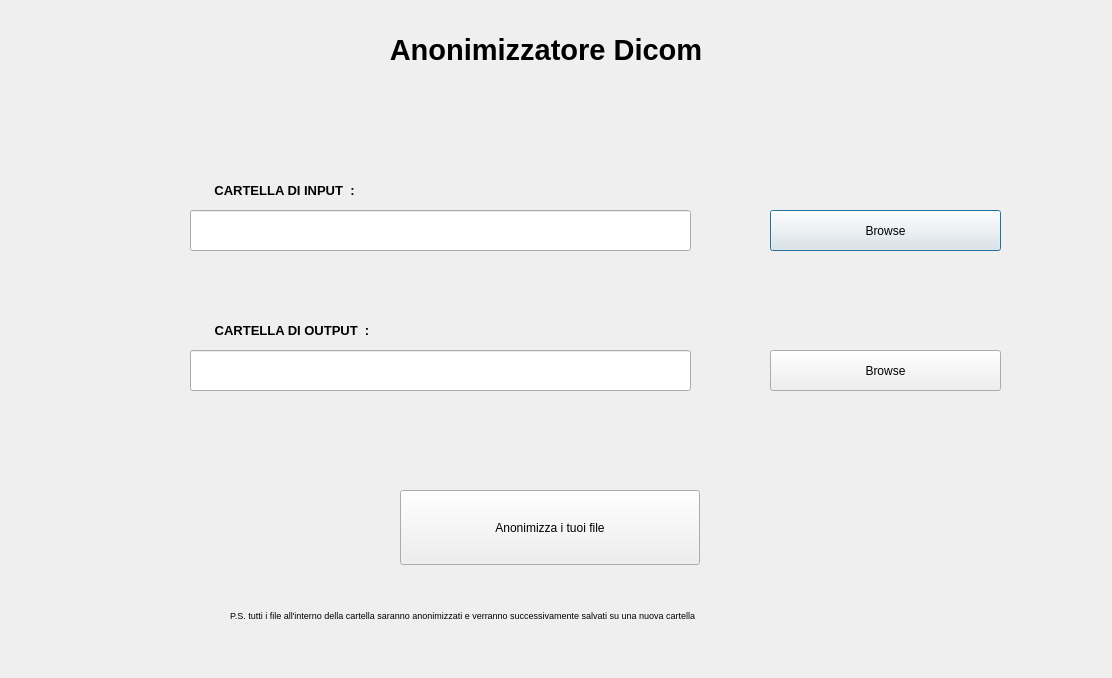
<?xml version="1.0" encoding="UTF-8"?>
<ui version="4.0">
 <class>Dialog</class>
 <widget class="QDialog" name="Dialog">
  <property name="geometry">
   <rect>
    <x>0</x>
    <y>0</y>
    <width>1112</width>
    <height>678</height>
   </rect>
  </property>
  <property name="windowTitle">
   <string>Dialog</string>
  </property>
  <widget class="QLineEdit" name="filename">
   <property name="geometry">
    <rect>
     <x>190</x>
     <y>210</y>
     <width>501</width>
     <height>41</height>
    </rect>
   </property>
  </widget>
  <widget class="QPushButton" name="browse">
   <property name="geometry">
    <rect>
     <x>770</x>
     <y>210</y>
     <width>231</width>
     <height>41</height>
    </rect>
   </property>
   <property name="text">
    <string>Browse</string>
   </property>
  </widget>
  <widget class="QLineEdit" name="filename_2">
   <property name="geometry">
    <rect>
     <x>190</x>
     <y>350</y>
     <width>501</width>
     <height>41</height>
    </rect>
   </property>
  </widget>
  <widget class="QPushButton" name="browse_2">
   <property name="geometry">
    <rect>
     <x>770</x>
     <y>350</y>
     <width>231</width>
     <height>41</height>
    </rect>
   </property>
   <property name="text">
    <string>Browse</string>
   </property>
  </widget>
  <widget class="QLabel" name="label">
   <property name="geometry">
    <rect>
     <x>300</x>
     <y>20</y>
     <width>500</width>
     <height>60</height>
    </rect>
   </property>
   <property name="font">
    <font>
     <pointsize>22</pointsize>
     <weight>75</weight>
     <bold>true</bold>
    </font>
   </property>
   <property name="text">
    <string>Anonimizzatore Dicom </string>
   </property>
   <property name="alignment">
    <set>Qt::AlignCenter</set>
   </property>
  </widget>
  <widget class="QPushButton" name="button_1">
   <property name="geometry">
    <rect>
     <x>400</x>
     <y>490</y>
     <width>300</width>
     <height>75</height>
    </rect>
   </property>
   <property name="text">
    <string>Anonimizza i tuoi file</string>
   </property>
  </widget>
  <widget class="QLabel" name="label_2">
   <property name="geometry">
    <rect>
     <x>230</x>
     <y>570</y>
     <width>631</width>
     <height>91</height>
    </rect>
   </property>
   <property name="font">
    <font>
     <pointsize>7</pointsize>
     <weight>50</weight>
     <bold>false</bold>
    </font>
   </property>
   <property name="text">
    <string>P.S. tutti i file all'interno della cartella saranno anonimizzati e verranno successivamente salvati su una nuova cartella  </string>
   </property>
  </widget>
  <widget class="QLabel" name="label_3">
   <property name="geometry">
    <rect>
     <x>190</x>
     <y>180</y>
     <width>189</width>
     <height>21</height>
    </rect>
   </property>
   <property name="font">
    <font>
     <pointsize>10</pointsize>
     <weight>75</weight>
     <bold>true</bold>
    </font>
   </property>
   <property name="text">
    <string>CARTELLA DI INPUT  :</string>
   </property>
   <property name="alignment">
    <set>Qt::AlignCenter</set>
   </property>
  </widget>
  <widget class="QLabel" name="label_5">
   <property name="geometry">
    <rect>
     <x>190</x>
     <y>320</y>
     <width>204</width>
     <height>21</height>
    </rect>
   </property>
   <property name="font">
    <font>
     <pointsize>10</pointsize>
     <weight>75</weight>
     <bold>true</bold>
    </font>
   </property>
   <property name="text">
    <string>CARTELLA DI OUTPUT  :</string>
   </property>
   <property name="alignment">
    <set>Qt::AlignCenter</set>
   </property>
  </widget>
 </widget>
 <resources/>
 <connections/>
</ui>
